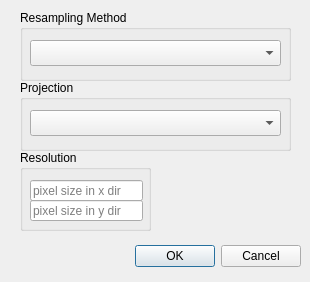
<?xml version="1.0" encoding="UTF-8"?>
<ui version="4.0">
 <class>ResampleDialog</class>
 <widget class="QDialog" name="ResampleDialog">
  <property name="geometry">
   <rect>
    <x>0</x>
    <y>0</y>
    <width>310</width>
    <height>282</height>
   </rect>
  </property>
  <property name="windowTitle">
   <string>Resample</string>
  </property>
  <widget class="QDialogButtonBox" name="buttonBox">
   <property name="geometry">
    <rect>
     <x>130</x>
     <y>240</y>
     <width>171</width>
     <height>32</height>
    </rect>
   </property>
   <property name="orientation">
    <enum>Qt::Horizontal</enum>
   </property>
   <property name="standardButtons">
    <set>QDialogButtonBox::Cancel|QDialogButtonBox::Ok</set>
   </property>
  </widget>
  <widget class="QGroupBox" name="resGroupBox">
   <property name="geometry">
    <rect>
     <x>20</x>
     <y>150</y>
     <width>131</width>
     <height>81</height>
    </rect>
   </property>
   <property name="title">
    <string>Resolution</string>
   </property>
   <widget class="QLineEdit" name="resXLineEdit">
    <property name="geometry">
     <rect>
      <x>10</x>
      <y>30</y>
      <width>113</width>
      <height>21</height>
     </rect>
    </property>
    <property name="text">
     <string/>
    </property>
    <property name="placeholderText">
     <string>pixel size in x dir</string>
    </property>
   </widget>
   <widget class="QLineEdit" name="resYLineEdit">
    <property name="geometry">
     <rect>
      <x>10</x>
      <y>50</y>
      <width>113</width>
      <height>21</height>
     </rect>
    </property>
    <property name="placeholderText">
     <string>pixel size in y dir</string>
    </property>
   </widget>
  </widget>
  <widget class="QGroupBox" name="resamplingMethodGroupBox">
   <property name="geometry">
    <rect>
     <x>20</x>
     <y>10</y>
     <width>271</width>
     <height>71</height>
    </rect>
   </property>
   <property name="title">
    <string>Resampling Method</string>
   </property>
   <widget class="QComboBox" name="resamplingMethodComboBox">
    <property name="geometry">
     <rect>
      <x>10</x>
      <y>30</y>
      <width>251</width>
      <height>26</height>
     </rect>
    </property>
   </widget>
  </widget>
  <widget class="QGroupBox" name="projectionGroupBox">
   <property name="geometry">
    <rect>
     <x>20</x>
     <y>80</y>
     <width>271</width>
     <height>71</height>
    </rect>
   </property>
   <property name="title">
    <string>Projection</string>
   </property>
   <widget class="QComboBox" name="projectionComboBox">
    <property name="geometry">
     <rect>
      <x>10</x>
      <y>30</y>
      <width>251</width>
      <height>26</height>
     </rect>
    </property>
   </widget>
  </widget>
 </widget>
 <resources/>
 <connections>
  <connection>
   <sender>buttonBox</sender>
   <signal>accepted()</signal>
   <receiver>ResampleDialog</receiver>
   <slot>accept()</slot>
   <hints>
    <hint type="sourcelabel">
     <x>248</x>
     <y>254</y>
    </hint>
    <hint type="destinationlabel">
     <x>157</x>
     <y>274</y>
    </hint>
   </hints>
  </connection>
  <connection>
   <sender>buttonBox</sender>
   <signal>rejected()</signal>
   <receiver>ResampleDialog</receiver>
   <slot>reject()</slot>
   <hints>
    <hint type="sourcelabel">
     <x>316</x>
     <y>260</y>
    </hint>
    <hint type="destinationlabel">
     <x>286</x>
     <y>274</y>
    </hint>
   </hints>
  </connection>
 </connections>
</ui>
